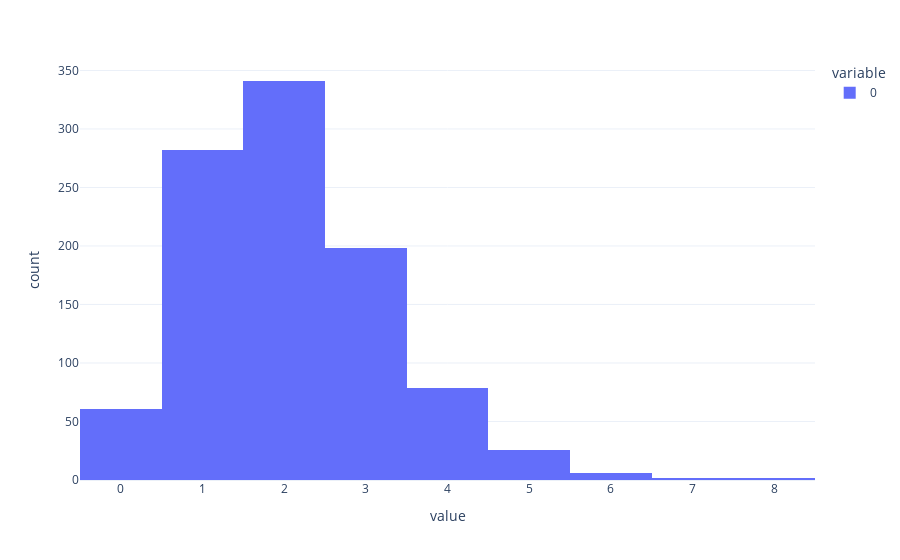

Write notebook code for a chart like this one.
### Code cell
px.histogram(list(scores_dict.values()), template="plotly_white")

### Figure 1 — Plotly figure (JSON) as saved in the notebook; plotly's stock layout.template omitted (floating-point values rounded to 4 significant figures; data arrays with more than 128 entries replaced by an {"elided": "..."} marker saying what was removed)
{"data": [{"alignmentgroup": "True", "bingroup": "x", "hovertemplate": "variable=0<br>value=%{x}<br>count=%{y}<extra></extra>", "legendgroup": "0", "marker": {"color": "#636efa", "pattern": {"shape": ""}}, "name": "0", "offsetgroup": "0", "orientation": "v", "showlegend": true, "type": "histogram", "x": {"elided": "997 int values"}, "xaxis": "x", "yaxis": "y"}], "layout": {"barmode": "relative", "legend": {"title": {"text": "variable"}, "tracegroupgap": 0}, "margin": {"t": 60}, "xaxis": {"anchor": "y", "domain": [0, 1], "title": {"text": "value"}}, "yaxis": {"anchor": "x", "domain": [0, 1], "title": {"text": "count"}}}}
